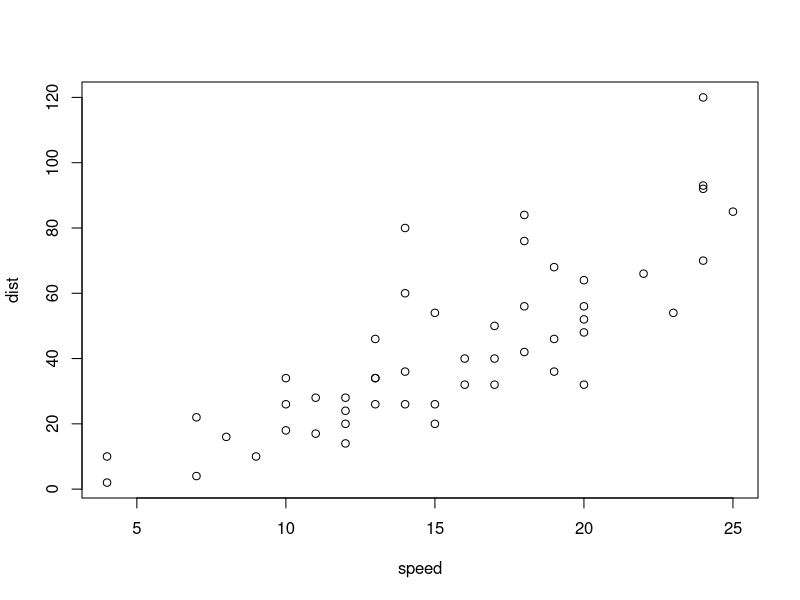
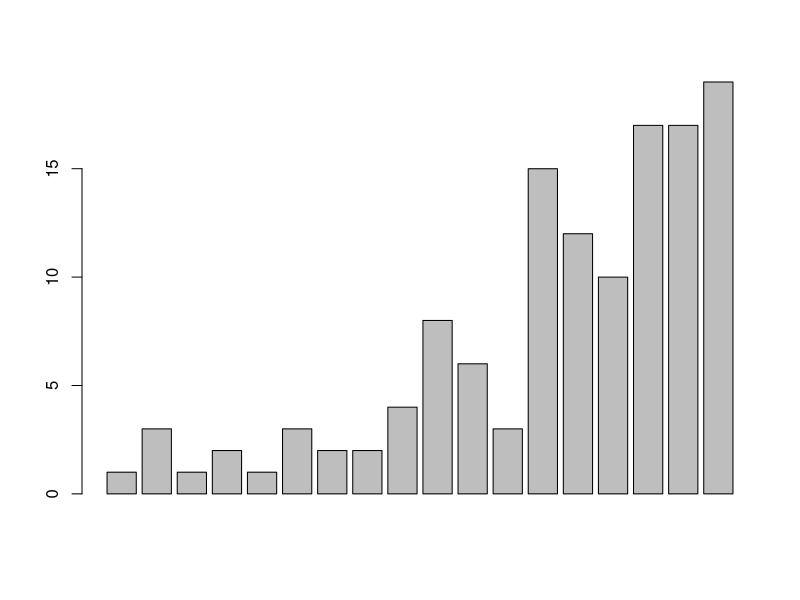
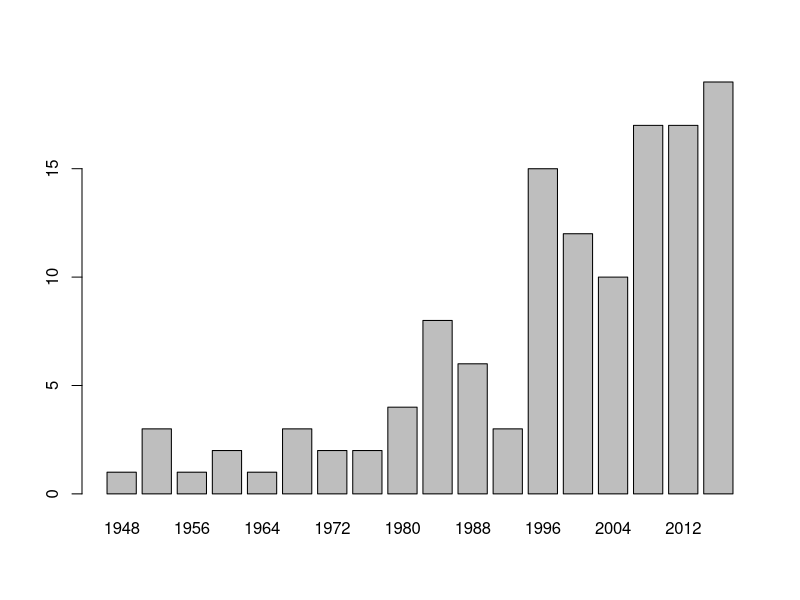
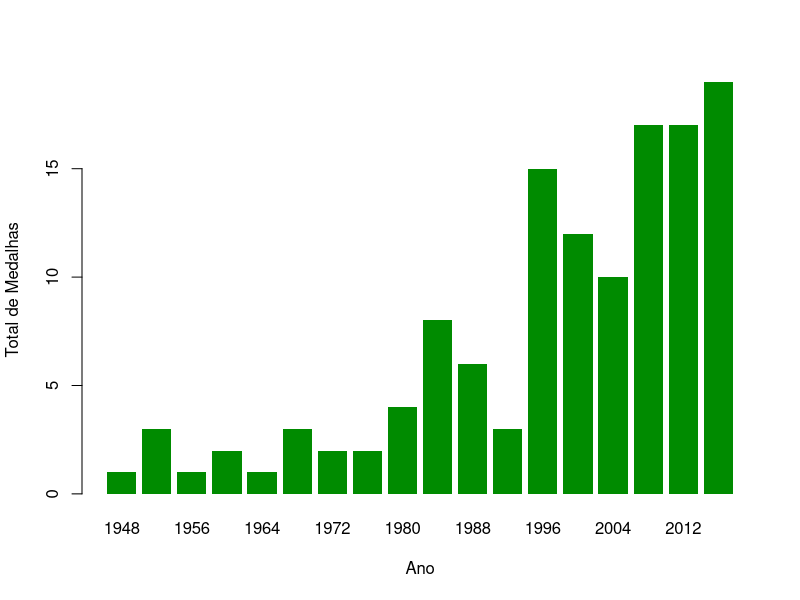
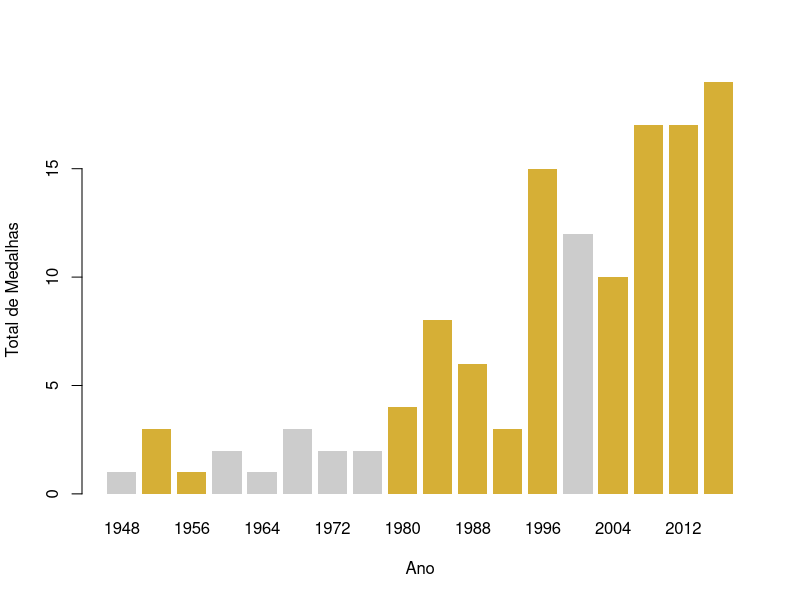

The R script that drew these images, in order:
## ---- chunk 1
plot(cars)
## ---- chunk 2
data()

## ---- chunk 3

olimpiadas <- read.csv("data/olimpiadas_brasil.csv", sep = ",", header=TRUE)

head(olimpiadas, 5)

## ---- chunk 4

olimpiadas$total

## ---- chunk 5

barplot(olimpiadas$total)

## ---- chunk 6

barplot(olimpiadas$total, names.arg = olimpiadas$ano)

## ---- chunk 7

barplot(olimpiadas$total, names.arg = olimpiadas$ano, col='green4', border=NA, xlab="Ano", ylab="Total de Medalhas")

## ---- chunk 8

cores_preenchimento <- c() # inicia um vetor vazio

for (i in 1:length(olimpiadas$ano)) {
  
  if(olimpiadas$ouro[i] > 0) {
    
    cores_preenchimento <- c(cores_preenchimento, "#D6AF36")
    
  } else {
    cores_preenchimento <- c(cores_preenchimento, "#CCCCCC")
  }
  
  
}

## ---- chunk 9

barplot(olimpiadas$total, names.arg = olimpiadas$ano, col=cores_preenchimento, border=NA, xlab="Ano", ylab="Total de Medalhas")

